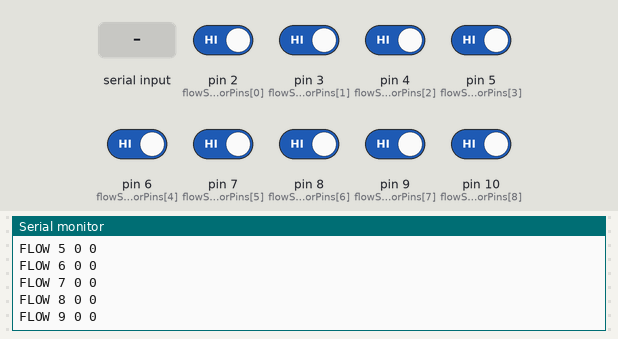
The sketch below on a simulated Arduino Uno, built with avr-gcc and run on an emulated ATmega328P. Shown: the last lines printed to the serial monitor. The inputs (shaded band) are chosen by the test bench; at power-on: pin 2 (flowSensorPins[0]), pin 3 (flowSensorPins[1]), pin 4 (flowSensorPins[2]), pin 5 (flowSensorPins[3]), pin 6 (flowSensorPins[4]), pin 7 (flowSensorPins[5]), pin 8 (flowSensorPins[6]), pin 9 (flowSensorPins[7]), pin 10 (flowSensorPins[8]) HIGH.

Above: at 1.2 s.
1.3 s: "PING\n" received over Serial
At 1.9 s:
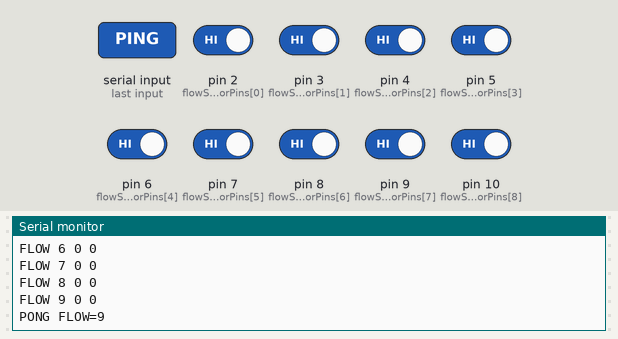
2.8 s: byte 10 ('\n') received over Serial
At 2.96 s:
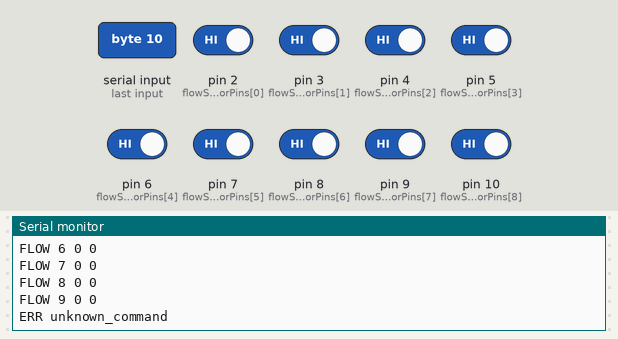
4.3 s: "STATUS\n" received over Serial
At 4.9 s:
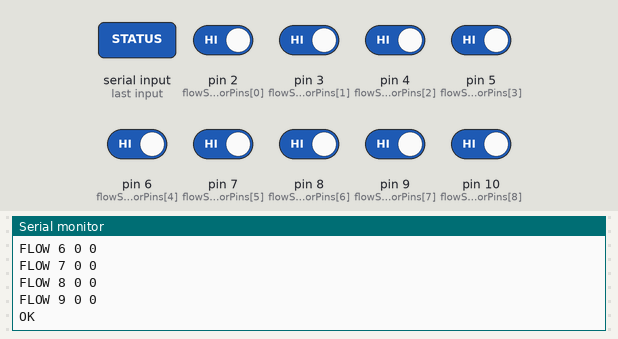
5.8 s: pin 2 (flowSensorPins[0]) driven LOW
7.3 s: pin 3 (flowSensorPins[1]) driven LOW
8.8 s: pin 4 (flowSensorPins[2]) driven LOW
Timing chart, 0 to 11.3 s (numbered marks = the images above; inputs shaded):
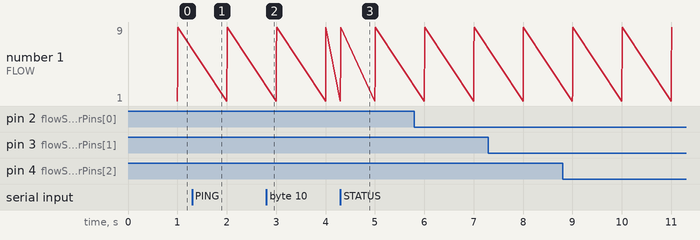

The sketch:

flow_sensor_uno.ino
```cpp
// Dedicated USB flow-sensor node for the soda dispenser.
// Connect up to nine digital pulse-output sensors to D2-D10; keep USB serial
// pins D0/D1 free. Sensor ground and Uno ground must be common.
// This reports pulse counts only. Calibrate each sensor before interpreting
// pulses as volume or flow rate.

#include <string.h>

const uint8_t FLOW_SENSOR_COUNT = 9;
const uint8_t flowSensorPins[FLOW_SENSOR_COUNT] = {2, 3, 4, 5, 6, 7, 8, 9, 10};
const unsigned long REPORT_INTERVAL_MS = 1000;
const unsigned long MIN_EDGE_INTERVAL_US = 1000;
const uint8_t COMMAND_BUFFER_SIZE = 48;

uint32_t windowPulseCounts[FLOW_SENSOR_COUNT] = {0};
uint32_t totalPulseCounts[FLOW_SENSOR_COUNT] = {0};
unsigned long lastEdgeUs[FLOW_SENSOR_COUNT] = {0};
uint8_t previousLevels[FLOW_SENSOR_COUNT] = {0};
char commandBuffer[COMMAND_BUFFER_SIZE];
uint8_t commandLength = 0;
bool commandOverflow = false;
unsigned long lastReportMs = 0;

void printStatus() {
  for (uint8_t sensorIndex = 0; sensorIndex < FLOW_SENSOR_COUNT; sensorIndex++) {
    Serial.print("FLOW ");
    Serial.print(sensorIndex + 1);
    Serial.print(' ');
    Serial.print(windowPulseCounts[sensorIndex]);
    Serial.print(' ');
    Serial.println(totalPulseCounts[sensorIndex]);
    windowPulseCounts[sensorIndex] = 0;
  }
}

void handleCommand(char* command) {
  if (strcmp(command, "PING") == 0) {
    Serial.println("PONG FLOW=9");
  } else if (strcmp(command, "STATUS") == 0) {
    printStatus();
    Serial.println("OK");
  } else if (strcmp(command, "RESETCOUNTS") == 0) {
    for (uint8_t sensorIndex = 0; sensorIndex < FLOW_SENSOR_COUNT; sensorIndex++) {
      windowPulseCounts[sensorIndex] = 0;
      totalPulseCounts[sensorIndex] = 0;
    }
    Serial.println("OK");
  } else {
    Serial.println("ERR unknown_command");
  }
}

void readCommands() {
  while (Serial.available() > 0) {
    char nextChar = (char)Serial.read();
    if (nextChar == '\n') {
      if (commandOverflow) {
        Serial.println("ERR line_too_long");
      } else {
        commandBuffer[commandLength] = '\0';
        handleCommand(commandBuffer);
      }
      commandLength = 0;
      commandOverflow = false;
    } else if (nextChar != '\r') {
      if (commandLength < COMMAND_BUFFER_SIZE - 1) {
        commandBuffer[commandLength++] = nextChar;
      } else {
        commandOverflow = true;
      }
    }
  }
}

void setup() {
  Serial.begin(115200);
  for (uint8_t sensorIndex = 0; sensorIndex < FLOW_SENSOR_COUNT; sensorIndex++) {
    pinMode(flowSensorPins[sensorIndex], INPUT_PULLUP);
    previousLevels[sensorIndex] = (uint8_t)digitalRead(flowSensorPins[sensorIndex]);
  }
  Serial.println("READY FLOW9");
  lastReportMs = millis();
}

void loop() {
  readCommands();

  unsigned long nowUs = micros();
  for (uint8_t sensorIndex = 0; sensorIndex < FLOW_SENSOR_COUNT; sensorIndex++) {
    uint8_t currentLevel = (uint8_t)digitalRead(flowSensorPins[sensorIndex]);
    if (previousLevels[sensorIndex] == HIGH && currentLevel == LOW &&
        (unsigned long)(nowUs - lastEdgeUs[sensorIndex]) >= MIN_EDGE_INTERVAL_US) {
      windowPulseCounts[sensorIndex]++;
      totalPulseCounts[sensorIndex]++;
      lastEdgeUs[sensorIndex] = nowUs;
    }
    previousLevels[sensorIndex] = currentLevel;
  }

  unsigned long nowMs = millis();
  if ((unsigned long)(nowMs - lastReportMs) >= REPORT_INTERVAL_MS) {
    printStatus();
    lastReportMs = nowMs;
  }
}
```

Measured:
- after the input at 1.3 s, the serial monitor: prints a new line at once (image 1)
- after the input at 2.8 s, the serial monitor: prints a new line at once (image 2)
- after the input at 4.3 s, the serial monitor: prints a new line at once (image 3)
